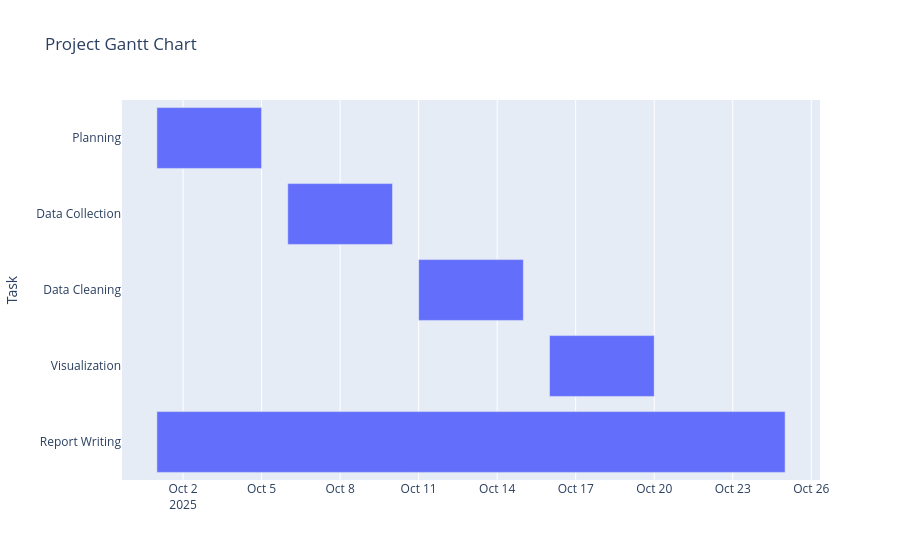

Notebook cell for this chart:
### Markdown cell above
**Gantt Charts (Project Management Visualisation)**

Example 1 – Simple Project Timeline (Plotly)

### Code cell
import plotly.express as px
import pandas as pd

tasks = [
    dict(Task="Planning", Start='2025-10-01', Finish='2025-10-05'),
    dict(Task="Data Collection", Start='2025-10-06', Finish='2025-10-10'),
    dict(Task="Data Cleaning", Start='2025-10-11', Finish='2025-10-15'),
    dict(Task="Visualization", Start='2025-10-16', Finish='2025-10-20'),
    dict(Task="Report Writing", Start='2025-10-01', Finish='2025-10-25')
]

df = pd.DataFrame(tasks)
fig = px.timeline(df, x_start="Start", x_end="Finish", y="Task", title="Project Gantt Chart")
fig.update_yaxes(autorange="reversed")  # Show tasks top-down
fig.show()

### Figure 1 — Plotly figure (JSON) as saved in the notebook; plotly's stock layout.template omitted (floating-point values rounded to 4 significant figures)
{"data": [{"base": ["2025-10-01T00:00:00.000000", "2025-10-06T00:00:00.000000", "2025-10-11T00:00:00.000000", "2025-10-16T00:00:00.000000", "2025-10-01T00:00:00.000000"], "hovertemplate": "Start=%{base}<br>Finish=%{x}<br>Task=%{y}<extra></extra>", "legendgroup": "", "marker": {"color": "#636efa", "pattern": {"shape": ""}}, "name": "", "orientation": "h", "showlegend": false, "textposition": "auto", "type": "bar", "x": [345600000, 345600000, 345600000, 345600000, 2073600000], "xaxis": "x", "y": ["Planning", "Data Collection", "Data Cleaning", "Visualization", "Report Writing"], "yaxis": "y"}], "layout": {"barmode": "overlay", "legend": {"tracegroupgap": 0}, "title": {"text": "Project Gantt Chart"}, "xaxis": {"anchor": "y", "domain": [0, 1], "type": "date"}, "yaxis": {"anchor": "x", "autorange": "reversed", "domain": [0, 1], "title": {"text": "Task"}}}}
